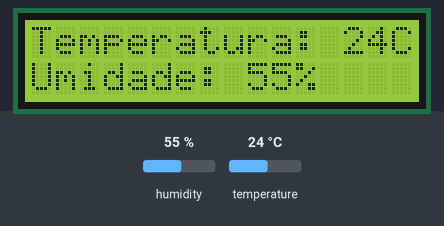
This sketch was run on a simulated Arduino Uno, built with avr-gcc and run on an emulated ATmega328P. Shown: 16×2 character LCD. The inputs (shaded band) are chosen by the test bench; at power-on: humidity 55 %, temperature 24 °C. What the sketch prints to the serial monitor is not drawn.

Above: at 1.2 s.
1.3 s: humidity set to 22 %
At 2.6 s:
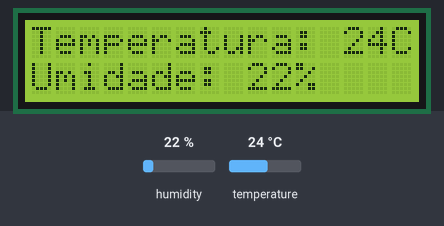
4.0 s: temperature set to 12 °C
At 5.2 s:
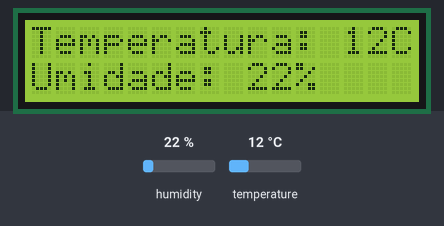
6.7 s: humidity set to 40 %
At 9.3 s:
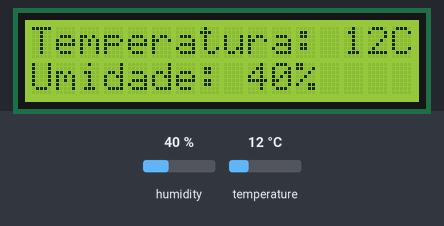
9.7 s: temperature set to 19 °C
At 10.7 s:
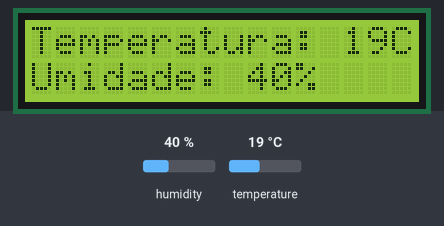
Timing chart, 0 to 12.7 s (numbered marks = the images above; inputs shaded):
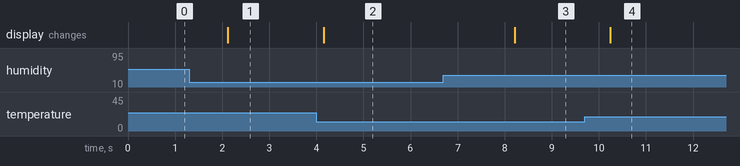

Measured:
- after the input at 1.3 s, the display: changes after 0.82 s (image 1)
- after the input at 4.0 s, the display: changes after 0.15 s (image 2)
- after the input at 6.7 s, the display: changes after 1.5 s (image 3)
- after the input at 9.7 s, the display: changes after 0.54 s (image 4)

The sketch:

display19.ino
```cpp
// Adicionando display de LCD
// Adicionando sensor de temperatura e umidade DHT modelo 11
#include "DHT.h"
#include <dht11.h>
#include <LiquidCrystal.h>


dht11 DHT11;

// Configura o display LCD
LiquidCrystal lcd(12, 11, 5, 4, 3, 2);

void setup() {
  // Configura a velocidade de transmissão da porta serial
  Serial.begin(9600);
  lcd.begin(16, 2);
}

void loop() {
  // Lê a temperatura e a umidade do sensor
  int chk = DHT11.read(7);

  // Exibe a temperatura e a umidade no monitor serial
  Serial.print("Temperatura: ");
  Serial.print(DHT11.temperature);
  Serial.print(" °C, Umidade: ");
  Serial.print(DHT11.humidity);
  Serial.println(" %");

  // Exibe a temperatura e a umidade no display LCD
  lcd.clear();
  lcd.setCursor(0,0);
  lcd.print("Temperatura: ");
  lcd.print(DHT11.temperature);
  lcd.print("C");
  lcd.setCursor(0,1);
  lcd.print("Umidade: ");
  lcd.print(DHT11.humidity);
  lcd.print("%");

  delay(2000);
}
```
